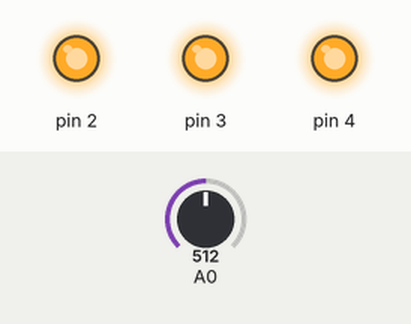
This sketch was run on a simulated Arduino Uno, built with avr-gcc and run on an emulated ATmega328P. On the bench: output pins drawn as LEDs (lit = HIGH). The test bench sets the inputs (shaded band); at power-on: A0 = 512.

Above: at 1.8 s.
1.9 s: A0 set to 241
3.4 s: A0 set to 215
At 4.3 s:
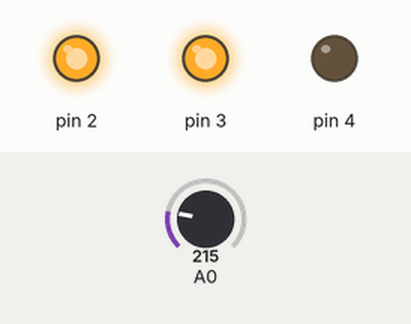
5.5 s: A0 set to 122
At 7.0 s:
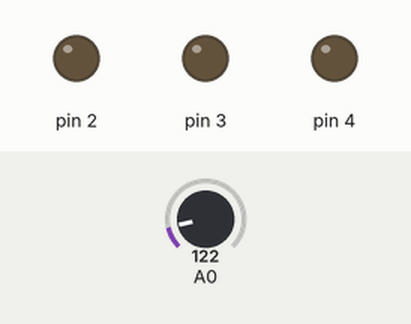
7.5 s: A0 set to 170
9.2 s: A0 set to 200
At 11.2 s:
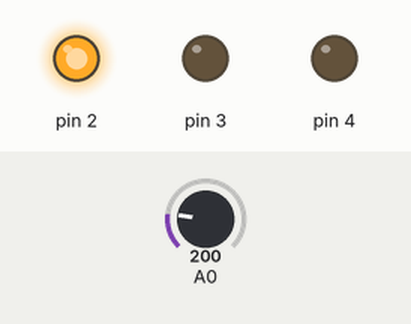
11.5 s: A0 set to 306
At 12.8 s:
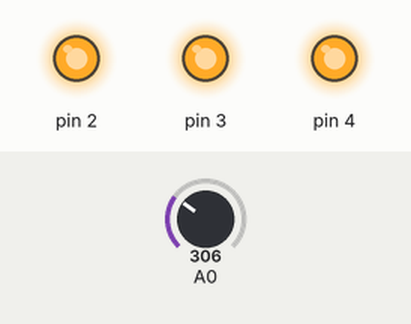
Timing chart, 0 to 14.5 s (numbered marks = the images above; inputs shaded):
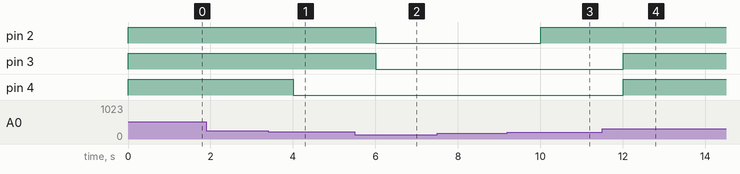

Measured:
- the behaviour switches between 224 and 223 on A0 (found by bisection; images 0 and 1)
- the behaviour switches between 183 and 184 on A0 (found by bisection; images 2 and 3)
- after the input at 1.9 s, every drawn part: stays the same
- after the input at 3.4 s, pin 4: HIGH → LOW after 0.60 s
- after the input at 5.5 s, pin 2, pin 3: HIGH → LOW after 0.50 s
- after the input at 7.5 s, every drawn part: stays the same
- after the input at 9.2 s, pin 2: LOW → HIGH after 0.80 s
- after the input at 11.5 s, pin 3, pin 4: LOW → HIGH after 0.50 s

The sketch:

Switch.ino
```cpp
int baselineTemp = 0;
int celsius = 0;

void setup()
{
  pinMode(A0, INPUT);
  Serial.begin(9600);

  pinMode(2, OUTPUT);
  pinMode(3, OUTPUT);
  pinMode(4, OUTPUT);
}

void loop()
{
  baselineTemp = 40;
  celsius = map(((analogRead(A0) - 20) * 3.04), 0, 1023, -40, 125);

   if (celsius < baselineTemp) {
    digitalWrite(2, LOW);
    digitalWrite(3, LOW);
    digitalWrite(4, LOW);
  }
  if (celsius >= baselineTemp && celsius < baselineTemp + 10) {
    digitalWrite(2, HIGH);
    digitalWrite(3, LOW);
    digitalWrite(4, LOW);
  }
  if (celsius >= baselineTemp + 10 && celsius < baselineTemp + 20) {
    digitalWrite(2, HIGH);
    digitalWrite(3, HIGH);
    digitalWrite(4, LOW);
  }
  if (celsius >= baselineTemp + 20 && celsius < baselineTemp + 30) {
    digitalWrite(2, HIGH);
    digitalWrite(3, HIGH);
    digitalWrite(4, HIGH);
  }
  if (celsius >= baselineTemp + 30) {
    digitalWrite(2, HIGH);
    digitalWrite(3, HIGH);
    digitalWrite(4, HIGH);
  }
  delay(1000); // Wait for 1000 millisecond(s)
}
```
